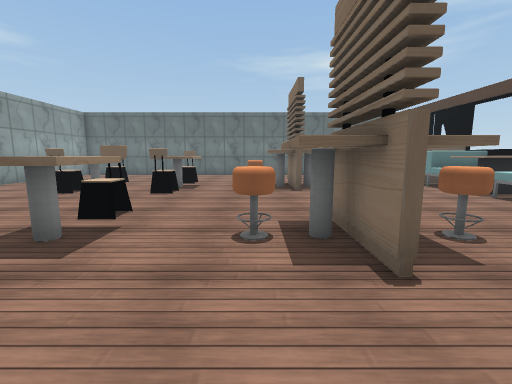
View 1 (above)

16 first-person views from a walk through a Unity game level. The camera is 1.2 m above the floor, tilts 8° down and sees 90° across. The floor is counted in squares, 1 m on a side. Each view is taken from the middle of a square. On the plan, view 1 faces up. The plan holds only what a view shows up to about 12 squares ahead; the rest is blank. The place goes on beyond the plan. The player character is not drawn. Door leaves are left out, so doorways stand open. Some surface patterns are stand-ins.

View 2
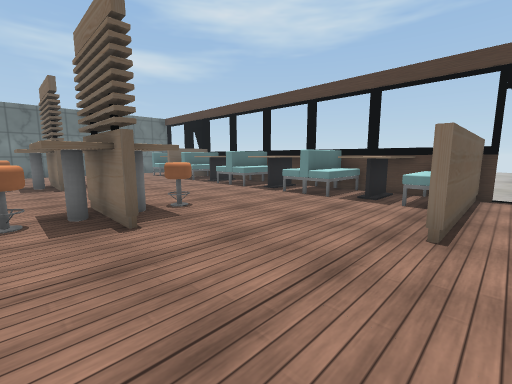

View 3
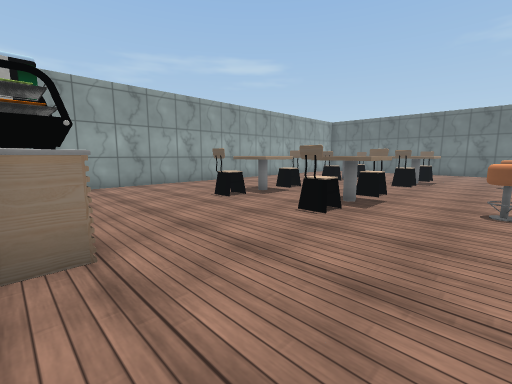

View 4
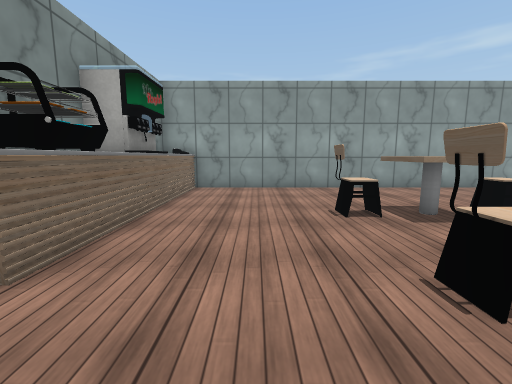

View 5
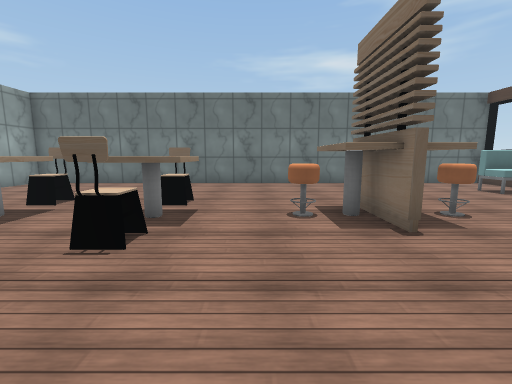

View 6
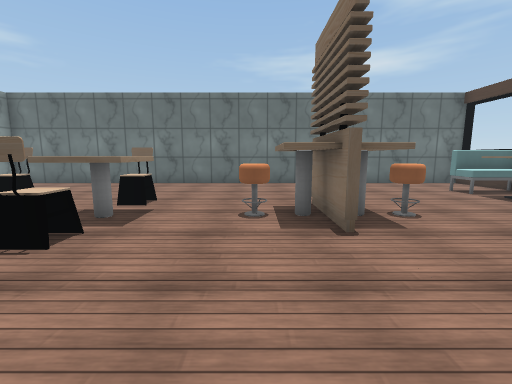

View 7
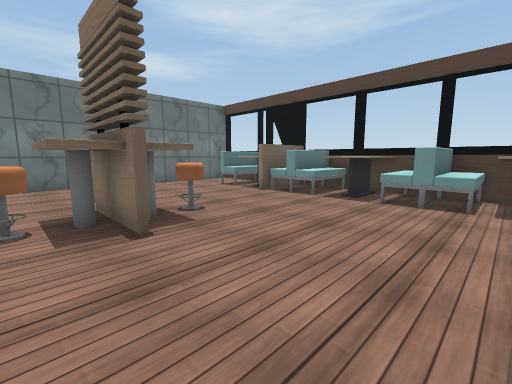

View 8
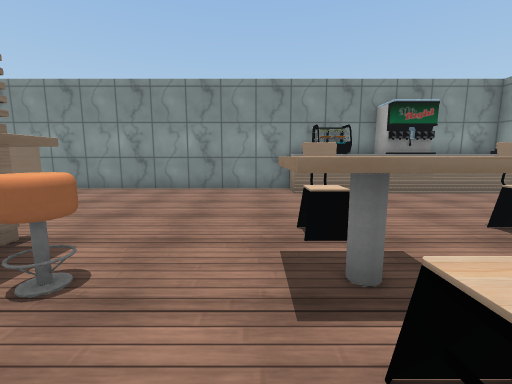

View 9
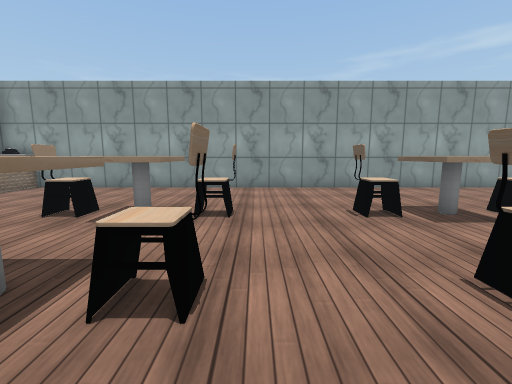

View 10
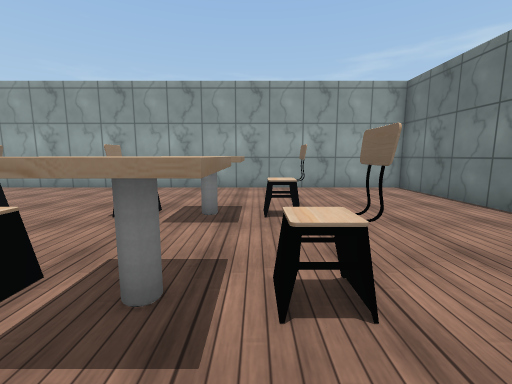

View 11
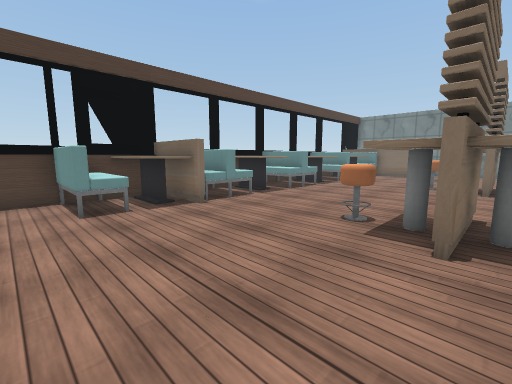

View 12
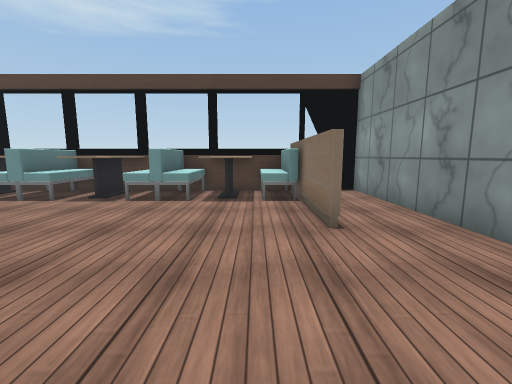

View 13
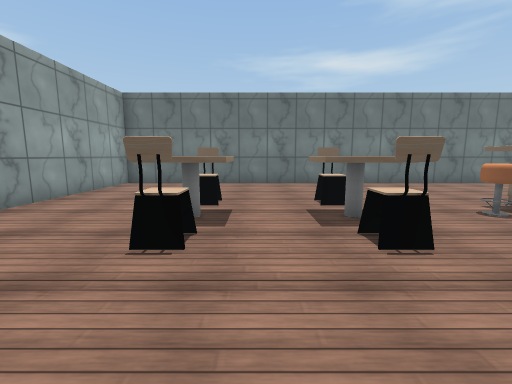

View 14
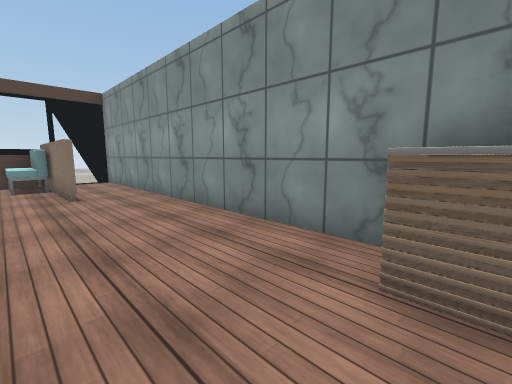

View 15
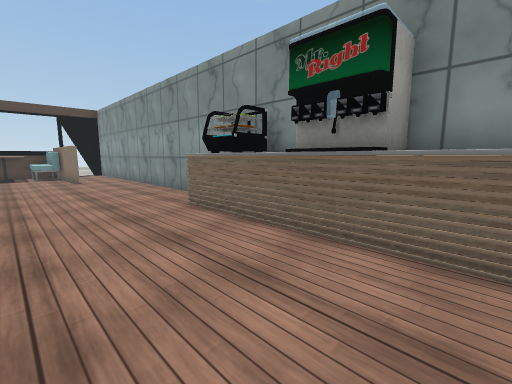

View 16
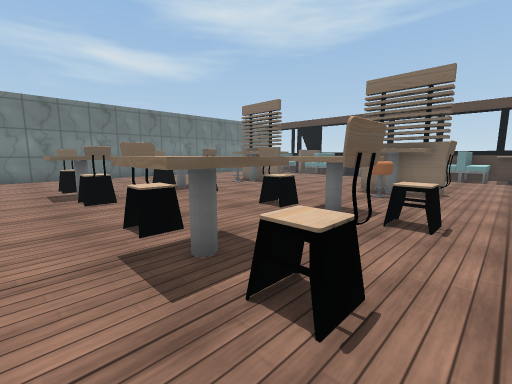

### Floor plan
Key: @ floor where view 1 was taken; # wall or solid block; . floor; D open door; ^ raised ledge; O other object.
Columns run from 11 left of view 1 to 9 right of it. Each row starts with its distance up from view 1.
 17 #####################
 16 #...................#
 15 #...................#
 14 #.................OO#
 13 #.................OO#
 12 #....O..O.........^^#
 11 #....O..O...^^....OO#
 10 #...^^.^^^.O^^O...OO#
  9 #....O..O...^^....OO#
  8 #....O..O.........^^^
  7 #.................OO#
  6 #.................OO#
  5 #....O..O...^^....^O^
  4 #...^^.^^^.O^^O...OO#
  3 #...^^.^^...^^....OO#
  2 #....O..O.........OO#
  1 #.................^^^
  0 #..........@......OO#
 -1 #..............OOOOO#
 -2 #OOOOOOO............D
 -3 #OOOOOOOO...........D
 -4 #### ################

Positions as (right, up) in squares from view 1, and headings:
1: (0, 0), facing up
2: (0, -2), facing up-right
3: (0, -3), facing up-left
4: (-1, 0), facing left
5: (-1, 5), facing up
6: (0, 5), facing up
7: (0, 5), facing up-right
8: (-2, 6), facing down
9: (-1, 6), facing left
10: (-1, 11), facing left
11: (1, 15), facing down-right
12: (0, 0), facing right
13: (-5, 5), facing up
14: (-4, 0), facing down-right
15: (-9, 1), facing down-right
16: (-8, 1), facing up-right
